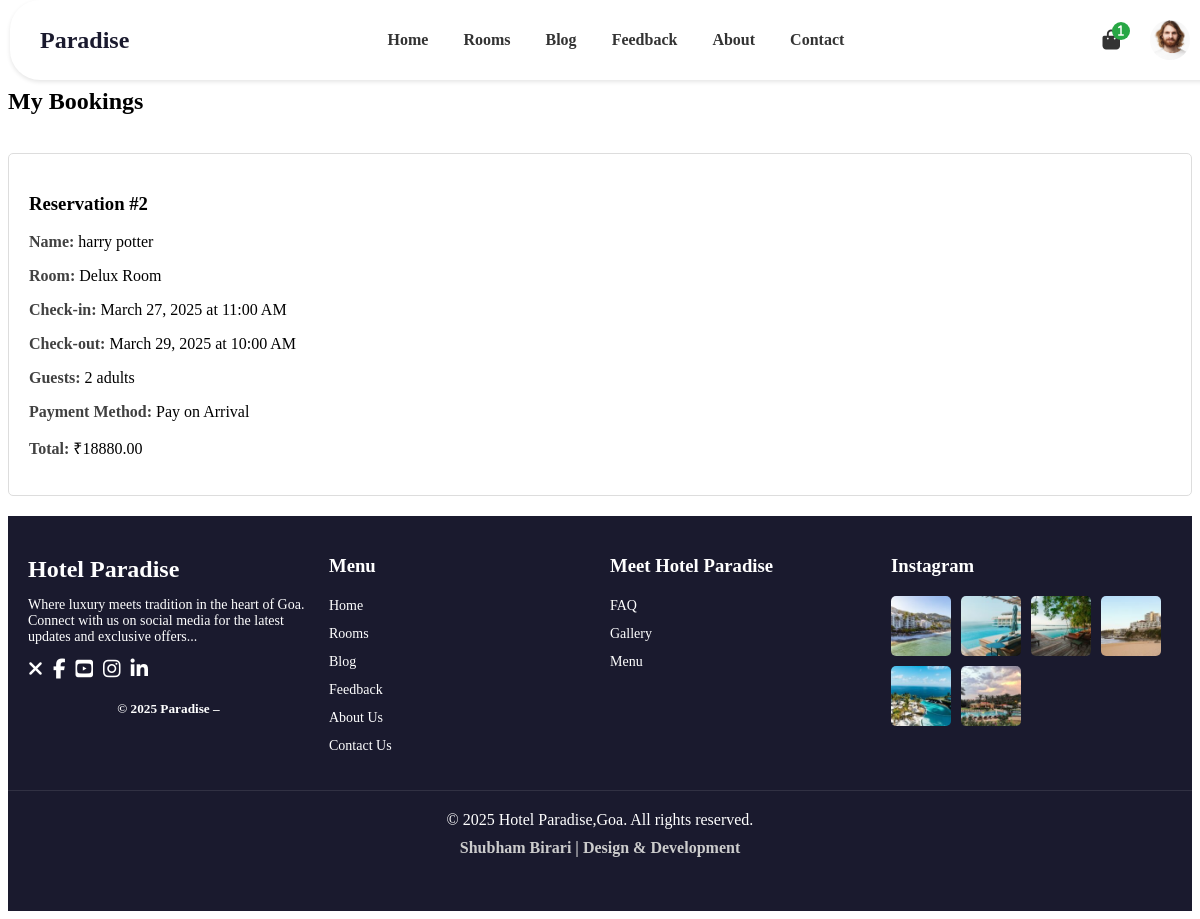
Page /my-bookings/ (signed in) on the committed database.
### accounts/models.py (models this page shows, shortened)
class Profile(models.Model):
    user = models.OneToOneField(User, on_delete=models.CASCADE)
    phone_number = models.CharField(max_length=10, blank=True, null=True)
    profile_picture = models.ImageField(upload_to='profile_pics/', blank=True, null=True)

### rooms/models.py (models this page shows, shortened)
class Reservation(models.Model):
    room = models.ForeignKey(Room, on_delete=models.CASCADE)
    check_in_date = models.DateField()
    check_out_date = models.DateField()
    adults = models.PositiveIntegerField()
    created_at = models.DateTimeField(auto_now_add=True)
    user = models.ForeignKey(User, on_delete=models.SET_NULL, null=True, blank=True)
    first_name = models.CharField(max_length=100, null=True, blank=True)
    last_name = models.CharField(max_length=100, null=True, blank=True)
    email = models.EmailField(null=True, blank=True)
    phone = models.CharField(max_length=15, null=True, blank=True)
    address = models.CharField(max_length=200 ,null=True, blank=True)
    city = models.CharField(max_length=100, null=True, blank=True)
    state = models.CharField(max_length=100, null=True, blank=True)
    postcode = models.CharField(max_length=20, null=True, blank=True)
    adhar_id = models.CharField(max_length=20, null=True, blank=True)
    note = models.TextField(blank=True)  # Already optional
    payment_method = models.CharField(
        max_length=20,
        choices=[('pay_on_arrival', 'Pay on Arrival'), ('upi', 'UPI'), ('cards', 'Cards')],
        null=False,  # Optional for now
        blank=False,
        default='pay_on_arrival',
    )
    subtotal = models.DecimalField(max_digits=10, decimal_places=2, default=0.00)
    gst = models.DecimalField(max_digits=10, decimal_places=2, default=0.00)
    total = models.DecimalField(max_digits=10, decimal_places=2, default=0.00)
    coupon = models.ForeignKey(Coupon, on_delete=models.SET_NULL, null=True, blank=True)
    discount_applied = models.DecimalField(max_digits=10, decimal_places=2, default=0.00)

class Room(models.Model):
    SIZE_CHOICES = (
        ('S', 'Single Bedroom'),
        ('D', 'Double Bedroom'),
        ('T', 'Triple Bedroom'),
    )
    name = models.CharField(max_length=100)
    category = models.ForeignKey(RoomCategory, on_delete=models.SET_NULL, null=True)
    capacity = models.PositiveIntegerField()
    size = models.CharField(max_length=1, choices=SIZE_CHOICES)
    description = models.TextField()
    price = models.DecimalField(max_digits=10, decimal_places=2)
    image = models.ImageField(upload_to='rooms/', blank=True, null=True)
    objects = RoomManager()

### footer/models.py (models this page shows, shortened)
class FooterText(models.Model):
    text = models.CharField(max_length=200, )
    is_editable = models.BooleanField(default=False, help_text="Only superusers can edit if unchecked")
    class Meta:
        verbose_name = "Footer Text"
        verbose_name_plural = "Footer Text"

### rooms/views.py (the view)
# urls.py: path('my-bookings/', views.my_bookings, name='my_bookings'),
@login_required
def my_bookings(request):
    bookings = Reservation.objects.filter(user=request.user).order_by('-created_at')
    context = {'bookings': bookings}
    return render(request, 'rooms/mybookings.html', context)

### footer/context_processors.py (called while the page is built)
def footer_text(request):
    footer_obj = FooterText.objects.first()  # Get the first entry
    return {'footer_text_obj': footer_obj}

### rooms/context_processors.py (called while the page is built)
def booking_count(request):
    if request.user.is_authenticated:
        count = Reservation.objects.filter(user=request.user).count()
    else:
        count = 0
    return {'booking_count': count}

### templates/rooms/mybookings.html (shortened to what this page needs)
<html lang="en-US" >
<head>
    <link media="all"
        href="https://kinsley.bslthemes.com/wp-content/cache/autoptimize/1/css/autoptimize_86433fa97a80a986cad08803f18701d2.css"
        rel="stylesheet">
    <link media="only screen and (max-width: 768px)"
        href="https://kinsley.bslthemes.com/wp-content/cache/autoptimize/1/css/autoptimize_41f59b21c4bbf5bf8ff4257643b4a543.css"
        rel="stylesheet">
    {% load static %}
    <link rel="stylesheet" id="bslthms-advanced-btns-style-css"
        href="https://bslthemes.com/bslthms-advanced-btns/assets/style.css" type="text/css" media="all">
    <link rel="stylesheet" id="mphb-kbwood-datepick-css-css"
        href="https://kinsley.bslthemes.com/wp-content/cache/autoptimize/1/css/autoptimize_single_c72a62925997a10f520b96d14652edde.css"
        type="text/css" media="all">
    <link rel="stylesheet" id="elementor-post-5762-css"
        href="https://kinsley.bslthemes.com/wp-content/cache/autoptimize/1/css/autoptimize_single_54b486a773dc1fff1726e27ba12fa9c9.css"
        type="text/css" media="all">
    <link rel="stylesheet" id="elementor-post-9-css"
        href="https://kinsley.bslthemes.com/wp-content/cache/autoptimize/1/css/autoptimize_single_7d81b387e4ac0890cded7d9e00a15169.css"
        type="text/css" media="all">
</head>
<body>
    {% include 'navbar.html' %}
    <div class="knsl-app">
        <div id="post-9" class="post-9 page type-page status-publish hentry">
            <div data-elementor-type="wp-page" data-elementor-id="9" class="elementor elementor-9">
                <section class="elementor-section elementor-top-section elementor-element elementor-element-35098dab elementor-section-boxed elementor-section-height-default elementor-section-height-default" data-id="35098dab" data-element_type="section">
                    <div class="elementor-container elementor-column-gap-default">
                        <div class="elementor-column elementor-col-100 elementor-top-column elementor-element elementor-element-48d7eda8" data-id="48d7eda8" data-element_type="column">
                            <div class="elementor-widget-wrap elementor-element-populated">
                                <div class="elementor-element elementor-element-57346c9f elementor-widget elementor-widget-shortcode" data-id="57346c9f" data-element_type="widget" data-widget_type="shortcode.default">
                                    <div class="elementor-widget-container">
                                        <div class="elementor-shortcode">
                                            <div class="mphb_sc_checkout-wrapper">
                                                <h1>My Bookings</h1>
                                                <br>
                                                {% if bookings %}
                                                    {% for booking in bookings %}
                                                        <section class="mphb-checkout-section" style="border: 1px solid #ddd; padding: 20px; margin-bottom: 20px; border-radius: 5px;">
                                                            <h3>Reservation #{{ booking.id }}</h3>
                                                            <p><strong style="color: #414141;">Name:</strong> {{ booking.first_name }} {{ booking.last_name }}</p>
                                                            <p><strong style="color: #414141;">Room:</strong> {{ booking.room.name }}</p>
                                                            <p><strong style="color: #414141;">Check-in:</strong> {{ booking.check_in_date|date:"F d, Y" }} at 11:00 AM</p>
                                                            <p><strong style="color: #414141;">Check-out:</strong> {{ booking.check_out_date|date:"F d, Y" }} at 10:00 AM</p>
                                                            <p><strong style="color: #414141;">Guests:</strong> {{ booking.adults }} adult{{ booking.adults|pluralize }}</p>
                                                            <p><strong style="color: #414141;">Payment Method:</strong> {{ booking.get_payment_method_display }} </p>
                                                            <p><strong style="color: #414141;">Total:</strong> ₹{{ booking.total }}</p>
                                                        </section>
                                                    {% endfor %}
                                                {% else %}
                                                    <p>You have no bookings.</p>
                                                {% endif %}
                                            </div>
                                        </div>
                                    </div>
                                </div>
                            </div>
                        </div>
                    </div>
                </section>
            </div>
        </div>
    </div>
    {% include 'footer.html' %}
</body>
</html>

### templates/navbar.html (shortened to what this page needs)
{% load static %}
<link rel="stylesheet" href="https://cdnjs.cloudflare.com/ajax/libs/font-awesome/6.7.2/css/all.min.css" />
<nav style="position: fixed; top: 0px; left: 10px; display: flex; justify-content: space-between; align-items: center; padding: 0px 30px; background-color: white; z-index: 99; width: 100%; height: 80px; box-shadow: 0 2px 4px rgba(0, 0, 0, 0.1); border-radius: 30px 30px 30px 30px;">
    <a href="{% url 'home' %}" style="text-decoration: none; font-size: 24px; font-weight: bold; color: #1a1a2e;">Paradise </a>
    <div class="menu" style="display: flex; gap: 35px;">
        <a href="{% url 'home' %}" style="text-decoration: none; color: #333; font-size: 16px; font-weight: 600; transition: color 0.3s ease;">Home</a>
        <a href="{% url 'rooms:room_list' %}" style="text-decoration: none; color: #333; font-size: 16px; font-weight: 600; transition: color 0.3s ease;">Rooms</a>
        <a href="{% url 'blog:blog_list' %}" style="text-decoration: none; color: #333; font-size: 16px; font-weight: 600; transition: color 0.3s ease;">Blog</a>
        <a href="{% url 'feedback:feedback_list' %}" style="text-decoration: none; color: #333; font-size: 16px; font-weight: 600; transition: color 0.3s ease;">Feedback</a>
        <a href="{% url 'about' %}" style="text-decoration: none; color: #333; font-size: 16px; font-weight: 600; transition: color 0.3s ease;">About</a>
        <a href="{% url 'contact:contact_us' %}" style="text-decoration: none; color: #333; font-size: 16px; font-weight: 600; transition: color 0.3s ease;">Contact</a>
    </div>
    <div style="display: flex; align-items: center; gap: 15px; margin-right: 50px;">
        <a href="{% url 'rooms:my_bookings' %}">
            <i class="fas fa-shopping-bag" style="font-size: 20px; color: #333; position: relative;">
                <span style="position: absolute; top: -8px; right: -10px; background-color: #28A745; color: white; font-size: 12px; font-weight: bold; border-radius: 50%; width: 18px; height: 18px; display: flex; justify-content: center; align-items: center;">{{ booking_count }}</span>
            </i>
        </a>
        <br>
        {% if user.is_authenticated %}
            <a href="{% url 'accounts:profile' %}">
                <img src="{% if user.profile.profile_picture %}{{ user.profile.profile_picture.url }}{% else %}{% static 'images/profile_placeholder.jpg' %}{% endif %}" alt="Profile Picture" style="width: 40px; height: 40px; border-radius: 50%; object-fit: cover; cursor: pointer; transition: transform 0.2s ease;">
            </a>
        {% else %}
            <a href="{% url 'accounts:login_page' %}">
                <img src="{% static 'images/profile_placeholder.jpg' %}" alt="Login" style="width: 40px; height: 40px; border-radius: 50%; object-fit: cover; cursor: pointer; transition: transform 0.2s ease;">
            </a>
        {% endif %}
    </div>
</nav>

### templates/footer.html
{% load static %}
<link rel="stylesheet" href="{% static 'footer.css' %}">
<footer class="footer" style="background-color: #1a1a2e; color: white;">
    <div class="footer-container">
        <div class="footer-brand">
            <h2 style="color: white;">Hotel Paradise</h2>
            <p style="color: white;">Where luxury meets tradition in the heart of Goa. Connect with us on social media for the latest updates and exclusive offers...</p>
            <div class="social-icons">
                <a href="#"><i class="fas fa-times" style="color: white;"></i></a>
                <a href="#"><i class="fab fa-facebook-f" style="color: white;"></i></a>
                <a href="#"><i class="fab fa-youtube-square" style="color: white;"></i></a>
                <a href="#"><i class="fab fa-instagram" style="color: white;"></i></a>
                <a href="#"><i class="fab fa-linkedin-in" style="color: white;"></i></a>
            </div>
            <div style="margin-top: 20px;">
                <h5 style="color: white; text-align: center;">© 2025 Paradise –</h5>
            </div>
        </div>
        <div class="footer-menu" style="padding-left: 20px;">
            <h3 style="color: white;">Menu</h3>
            <ul>
                <li><a href="{% url 'home' %}" style="color: white;">Home</a></li>
                <li><a href="{% url 'rooms:room_list' %}" style="color: white;">Rooms</a></li>
                <li><a href="{% url 'blog:blog_list' %}" style="color: white;">Blog</a></li>
                <li><a href="{% url 'feedback:feedback_list' %}" style="color: white;">Feedback</a></li>
                <li><a href="{% url 'about' %}" style="color: white;">About Us</a></li>
                <li><a href="{% url 'contact:contact_us' %}" style="color: white;">Contact Us</a></li>
            </ul>
        </div>
        <div class="footer-meet">
            <h3 style="color: white;">Meet Hotel Paradise</h3>
            <ul>
                <li><a href="#" style="color: white;">FAQ</a></li>
                <li><a href="#" style="color: white;">Gallery</a></li>
                <li><a href="#" style="color: white;">Menu</a></li>
            </ul>
        </div>
        <div class="footer-instagram">
            <h3 style="color: white;">Instagram</h3>
            <div class="instagram-gallery">
                <img src="{% static 'images/about-1-140x140.jpg' %}" alt="Instagram 1">
                <img src="{% static 'images/about-2-140x140.jpg' %}" alt="Instagram 2">
                <img src="{% static 'images/about-3-140x140.jpg' %}" alt="Instagram 3">
                <img src="{% static 'images/about-4-140x140.jpg' %}" alt="Instagram 4">
                <img src="{% static 'images/about-5-140x140.jpg' %}" alt="Instagram 5">
                <img src="{% static 'images/about-6-140x140.jpg' %}" alt="Instagram 6">
            </div>
        </div>
    </div>
    <div style="background-color: #1a1a2e; color: white; padding: 20px; text-align: center; margin-top: 20px; border-top: 1px solid rgba(255, 255, 255, 0.1);">
        <p style="margin: 0;">© 2025 Hotel Paradise,Goa. All rights reserved.</p>
        <p style="font-size: 14px; margin-top: 10px; color: #ccc;">
            {% with footer_text=footer_text_obj.text %}
                <span style="font-weight: bold; font-size: 16px;">{{ footer_text }}</span>
            {% endwith %}
        </p>
    </div>
</footer>

### static/footer.css (style rules this page uses)
.footer { background-color: #021d37; padding: 20px 0; }
.footer-container { display: flex; justify-content: space-between; align-items: flex-start; padding: 0 20px; }
.footer-brand { flex: 1; }
.footer-brand h2 { font-size: 24px; margin-bottom: 10px; }
.footer-brand p { font-size: 14px; color: #0c0d0e; }
.social-icons { display: flex; gap: 10px; }
.social-icons a { color: #333; font-size: 20px; }
.footer-menu, .footer-meet { flex: 1; }
.footer-menu ul, .footer-meet ul { list-style: none; padding: 0; }
.footer-menu ul li, .footer-meet ul li { margin-bottom: 10px; }
.footer-menu ul li a, .footer-meet ul li a { text-decoration: none; color: #333; font-size: 14px; }
.footer-instagram { flex: 1; }
.footer-instagram .instagram-gallery { display: flex; flex-wrap: wrap; gap: 10px; }
.footer-instagram .instagram-gallery img { width: 60px; height: 60px; border-radius: 5px; }

### templates/navbar.html (style rules this page uses)
body { padding-top: 80px !important; }

### rows in the picture
Reservation: id "2", first_name "harry", last_name "potter", room.name "Delux Room", check_in_date "March 27, 2025", check_out_date "March 29, 2025", adults "2", payment_method "Pay on Arrival", total "18880.00"
FooterText: text "Shubham Birari | Design & Development"

### other values in the picture
{{ booking_count }} "1"
